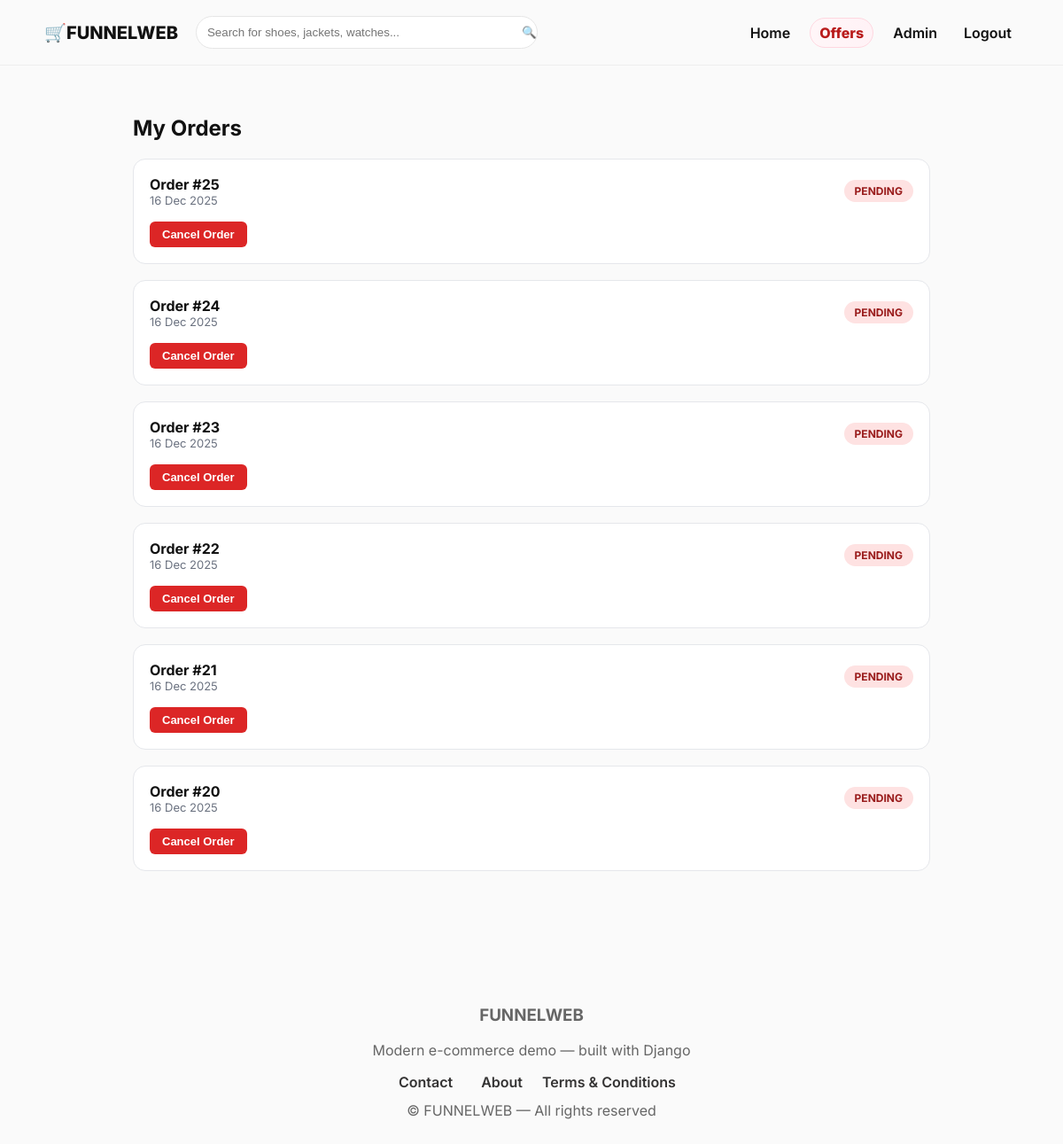
The app's page /my-orders/ (signed in) with its own data.
### shop/models.py (models this page shows, shortened)
class Order(models.Model):
    user = models.ForeignKey(User, on_delete=models.SET_NULL, null=True, blank=True)
    created_at = models.DateTimeField(auto_now_add=True)
    name = models.CharField(max_length=200)
    address = models.TextField()
    email = models.EmailField()
    PAYMENT_CHOICES = (
        ('cod', 'Cash on Delivery'),
        ('card', 'Card (Simulated)'),
        ('crypto', 'Cryptocurrency'),
        ('upi', 'UPI'),
    )
    STATUS_CHOICES = (
        ('PENDING', 'Pending'),
        ('SHIPPED', 'Shipped'),
        ('COMPLETED', 'Completed'),
        ('CANCELLED', 'Cancelled'),
        ('RETURN_REQUESTED', 'Return Requested'),
        ('RETURNED', 'Returned'),
        ('REFUNDED', 'Refunded'),
        ('EXCHANGE_REQUESTED', 'Exchange Requested'),
        ('EXCHANGED', 'Exchanged'),
    )
    REFUND_CHOICES = (
        ('NOT_REFUNDED', 'Not Refunded'),
        ('REFUND_PENDING', 'Refund Pending'),
        ('REFUNDED', 'Refunded'),
    )
    PAYMENT_STATUS_CHOICES = (
    ('PENDING', 'Pending'),
    ('COMPLETED', 'Completed'),
    ('FAILED', 'Failed'),
)
    payment_method = models.CharField(max_length=20, choices=PAYMENT_CHOICES, default='cod')
    order_status = models.CharField(max_length=20, choices=STATUS_CHOICES, default='PENDING', db_index=True)
    payment_details = models.CharField(max_length=255, blank=True)
    return_reason = models.TextField(blank=True)
    refund_status = models.CharField(max_length=20, choices=REFUND_CHOICES, default='NOT_REFUNDED')
    exchange_reason = models.TextField(blank=True)
    exchange_product = models.CharField(max_length=255, blank=True)
    crypto_type = models.CharField(max_length=10, blank=True, null=True)
    crypto_wallet = models.CharField(max_length=255, blank=True, null=True)
    crypto_txn = models.CharField(max_length=255, blank=True, null=True)
    upi_app = models.CharField(max_length=50, blank=True, null=True)
    upi_txn = models.CharField(max_length=255, blank=True, null=True)
    paid = models.BooleanField(default=False)
    payment_status = models.CharField(
    max_length=20,
    choices=PAYMENT_STATUS_CHOICES,
    default='PENDING'
)

### shop/views.py (the view)
# urls.py: path('my-orders/', views.user_orders, name='user_orders'),
@login_required
def user_orders(request):
    orders = Order.objects.filter(user=request.user).order_by('-created_at')
    now = timezone.now()
    for order in orders:
        order.return_days_left = 0
        order.can_return = False
        if order.order_status == 'COMPLETED':
            deadline = order.created_at + timedelta(days=7)
            if now <= deadline:
                remaining = (deadline - now).days
                order.return_days_left = max(remaining, 1)
                order.can_return = True
    return render(request, 'shop/user_orders.html', {
        'orders': orders
    })

### shop/templates/shop/user_orders.html (shortened to what this page needs)
{% extends "shop/base.html" %}
{% block content %}
<div class="orders-wrap">
  <h2>My Orders</h2>
  {% for order in orders %}
  <div class="order-card">
    <div class="order-head">
      <div>
        <div class="order-id">Order #{{ order.id }}</div>
        <div class="order-date">{{ order.created_at|date:"d M Y" }}</div>
      </div>
      <div class="status {{ order.order_status|lower }}">
        {{ order.order_status }}
      </div>
    </div>
    <div class="actions">
      {% if order.order_status == 'PENDING' %}
      <form method="post" action="{% url 'shop:cancel_order' order.id %}">
        <button class="btn btn-cancel">Cancel Order</button>
      </form>
      {% endif %}
    </div>
  </div>
  {% endfor %}
</div>
{% endblock %}

### shop/static/shop/style.css (style rules this page uses)
body { font-family:'Inter',system-ui,Arial; margin:0; background:#ffffff; color:#0f1720; }
.btn { padding:10px 18px; border-radius:10px; text-decoration:none; font-weight:700; }

### shop/templates/shop/base.html (style rules this page uses)
:root { --accent: #0b6cff; --text-color: #111; }
body { font-family: Inter, system-ui, -apple-system, "Segoe UI", Roboto, "Helvetica Neue", Arial; color:var(--text-color); margin:0; background:#fafafa; }

### shop/templates/shop/user_orders.html (style rules this page uses)
.orders-wrap { max-width: 900px; margin: 40px auto; padding: 0 16px; }
.order-card { background: #fff; border: 1px solid #e5e7eb; border-radius: 14px; padding: 18px; margin-bottom: 18px; }
.order-head { display: flex; justify-content: space-between; align-items: center; }
.order-id { font-weight: 700; font-size: 16px; }
.order-date { color: #6b7280; font-size: 13px; }
.status { font-size: 12px; padding: 5px 12px; border-radius: 20px; font-weight: 700; text-transform: uppercase; }
.pending { background:#fee2e2; color:#991b1b; }
.actions { margin-top: 14px; display: flex; gap: 10px; flex-wrap: wrap; }
.btn { padding: 7px 14px; font-size: 13px; border-radius: 6px; font-weight: 600; border: none; cursor: pointer; }
.btn-cancel { background:#dc2626; color:#fff; }

### records on screen
Order: id "25", created_at "16 Dec 2025", order_status "PENDING", shows "Cancel Order"
Order: id "24", created_at "16 Dec 2025", order_status "PENDING", shows "Cancel Order"
Order: id "23", created_at "16 Dec 2025", order_status "PENDING", shows "Cancel Order"
Order: id "22", created_at "16 Dec 2025", order_status "PENDING", shows "Cancel Order"
Order: id "21", created_at "16 Dec 2025", order_status "PENDING", shows "Cancel Order"
Order: id "20", created_at "16 Dec 2025", order_status "PENDING", shows "Cancel Order"
